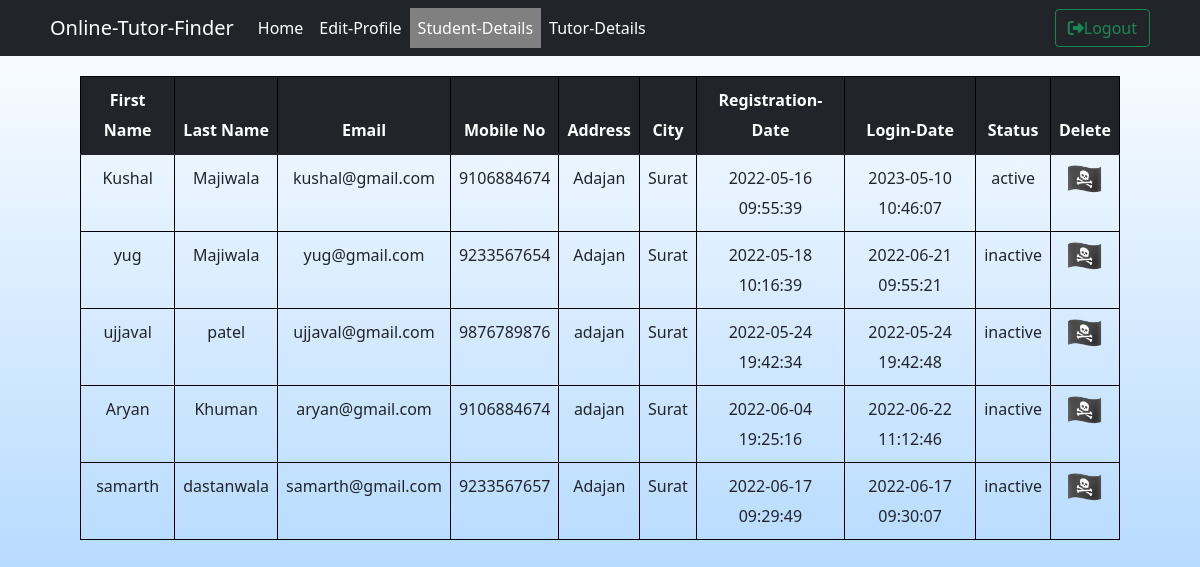
Screenshot of /Home/adminStudHome.php with the database file from the repository.
### tables this page shows
CREATE TABLE `studenttb` (
  `sid` int(10) NOT NULL,
  `fname` varchar(30) NOT NULL,
  `lname` varchar(30) NOT NULL,
  `pic` varchar(200) DEFAULT '../images/defaultStud.jpg',
  `email` varchar(30) NOT NULL,
  `pass` varchar(20) NOT NULL,
  `mobno` varchar(10) NOT NULL,
  `address` varchar(30) NOT NULL,
  `cityID` int(11) NOT NULL,
  `regDate` datetime DEFAULT NULL,
  `loginDate` datetime DEFAULT NULL,
  `statusID` int(11) NOT NULL
);

CREATE TABLE `citymaster` (
  `cityID` int(11) NOT NULL,
  `cityName` varchar(30) NOT NULL
);

CREATE TABLE `statusmaster` (
  `statusID` int(11) NOT NULL,
  `status` varchar(10) NOT NULL
);

### Home/adminStudHome.php (the view, shortened to what this page needs)
<?php
    include('../dbCon.php');
        ?>
        <?php
    $studQry = "select s.fname, s.lname, s.email, s.mobno, s.address, m.cityName, s.regDate, s.loginDate, sm.status, s.sid from studenttb s, citymaster m, statusmaster sm where s.statusID = sm.statusID and s.cityID = m.cityID";
    $studRes = mysqli_query($con, $studQry);
?>
<!DOCTYPE html>
<html lang="en">
<head>
    <link href="https://cdn.jsdelivr.net/npm/bootstrap@5.1.3/dist/css/bootstrap.min.css" rel="stylesheet">
</head>
<body>
<nav class="navbar navbar-expand-lg navbar-dark bg-dark">
  <div class="container-fluid table-responsive">
    <a class="navbar-brand" href="../index.php" target="_top">Online-Tutor-Finder</a>
    <div class="collapse navbar-collapse" id="navbarSupportedContent">
      <ul class="navbar-nav me-auto mb-2 mb-lg-0">
        <li class="nav-item">
          <a class="nav-link active homeNav" aria-current="page" href="#">Home</a>
        </li>
        <li class="nav-item">
          <a class="nav-link active editNav" href="#">Edit-Profile</a>
        </li>
        <li class="nav-item">
          <a class="nav-link active studNav" href="#">Student-Details</a>
        </li>
        <li class="nav-item">
          <a class="nav-link active tutNav" href="#">Tutor-Details</a>
        </li>
      </ul>
      <form class="d-flex" method="post">
        <button class="btn btn-outline-success" name="logout" type="submit"><i class='fas fa-sign-out-alt' style='font-size'></i>Logout</button>
      </form>
    </div>
  </div>
</nav>
<div class="stud">
    <center>
      <div class="table-responsive container">
        <table class="table studtb">
          <thead class="table-dark">
            <tr>
              <th>First Name</th>
              <th>Last Name</th>
              <th>Email</th>
              <th>Mobile No</th>
              <th>Address</th>
              <th>City</th>
              <th>Registration-Date</th>
              <th>Login-Date</th>
              <th>Status</th>
              <th>Delete</th>
            </tr>
          </thead>
          <tbody>
            <?php
              while($studArr = mysqli_fetch_Array($studRes))
              {
                ?>
                  <tr>
                    <td><?php echo $studArr[0]; ?></td>
                    <td><?php echo $studArr[1]; ?></td>
                    <td><?php echo $studArr[2]; ?></td>
                    <td><?php echo $studArr[3]; ?></td>
                    <td><?php echo $studArr[4]; ?></td>
                    <td><?php echo $studArr[5]; ?></td>
                    <td><?php echo $studArr[6]; ?></td>
                    <td><?php echo $studArr[7]; ?></td>
                    <td><?php echo $studArr[8]; ?></td>
                    <td><a class="dlt" href="studDelAdmin.php?sid=<?php echo $studArr[9]; ?>">🏴‍☠️</a></td>
                  </tr>
                <?php
              }
            ?>
          </tbody>
        </table>
      </div>
    </center>
</div>
</body>
</html>

### Home/adminStudHome.php (style rules this page uses)
.studNav { background-color: gray; }
body { background: linear-gradient(to bottom, #ffffff 0%, #99ccff 100%); background-repeat: no-repeat; background-attachment: fixed; }
.studtb { margin-top: 20px; }
th, td { text-align: center; line-height: 30px; border: 1px solid black; }
.dlt { text-decoration: none; font-size: 30px; }
.container-fluid { width: 100%; }
.table-responsive { padding-left: 50px; padding-right: 50px; }

### rows the page displays
studenttb: fname "Kushal", lname "Majiwala", email "kushal@gmail.com", mobno "9106884674", address "Adajan", cityID.cityName "Surat", regDate "2022-05-16 09:55:39", loginDate "2023-05-10 10:46:07", statusID.status "active"
studenttb: fname "yug", lname "Majiwala", email "yug@gmail.com", mobno "9233567654", address "Adajan", cityID.cityName "Surat", regDate "2022-05-18 10:16:39", loginDate "2022-06-21 09:55:21", statusID.status "inactive"
studenttb: fname "ujjaval", lname "patel", email "ujjaval@gmail.com", mobno "9876789876", address "adajan", cityID.cityName "Surat", regDate "2022-05-24 19:42:34", loginDate "2022-05-24 19:42:48", statusID.status "inactive"
studenttb: fname "Aryan", lname "Khuman", email "aryan@gmail.com", mobno "9106884674", address "adajan", cityID.cityName "Surat", regDate "2022-06-04 19:25:16", loginDate "2022-06-22 11:12:46", statusID.status "inactive"
studenttb: fname "samarth", lname "dastanwala", email "samarth@gmail.com", mobno "9233567657", address "Adajan", cityID.cityName "Surat", regDate "2022-06-17 09:29:49", loginDate "2022-06-17 09:30:07", statusID.status "inactive"
